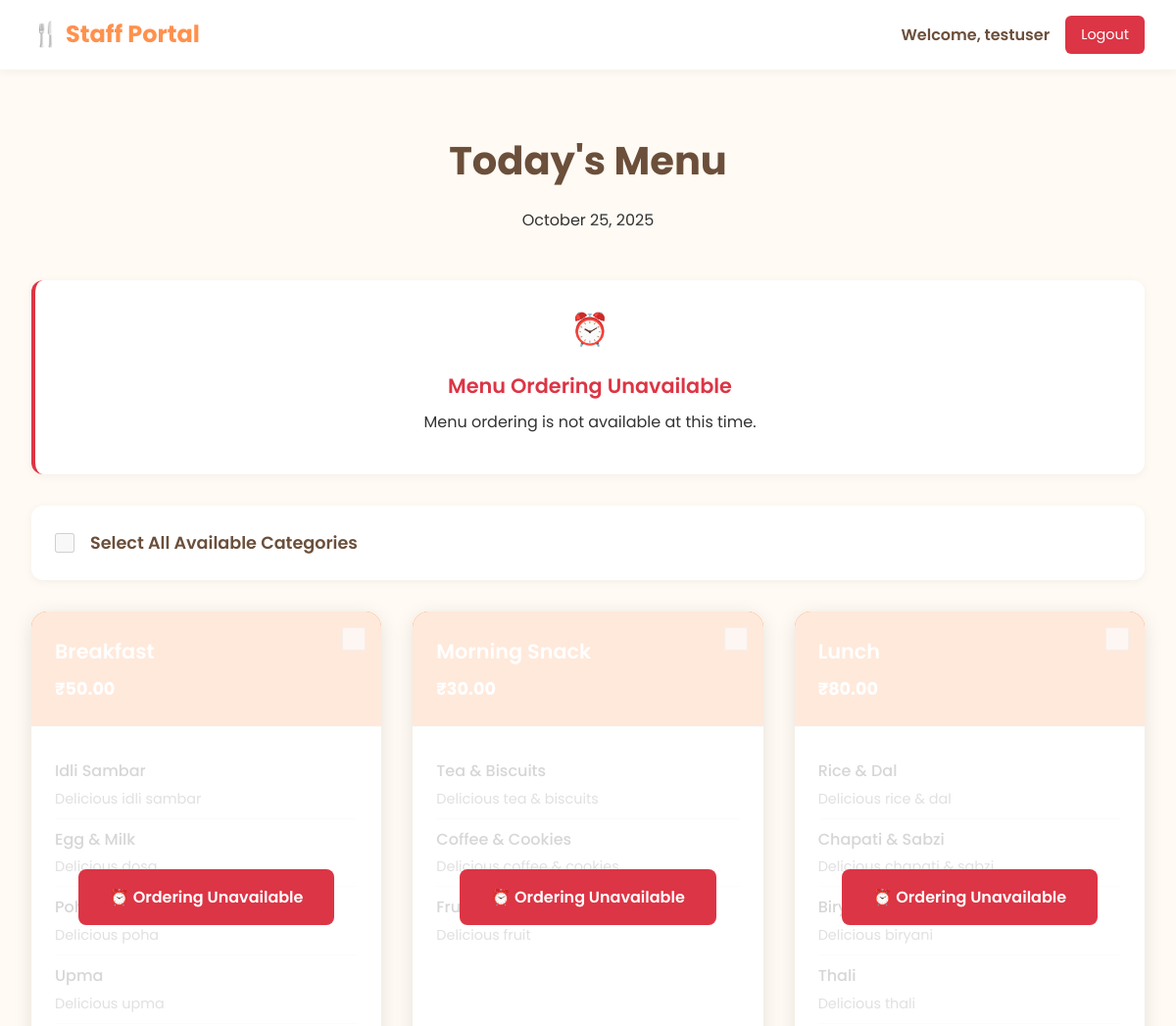
Before: /orders/menu/ (signed in, upper part) with the older database file.
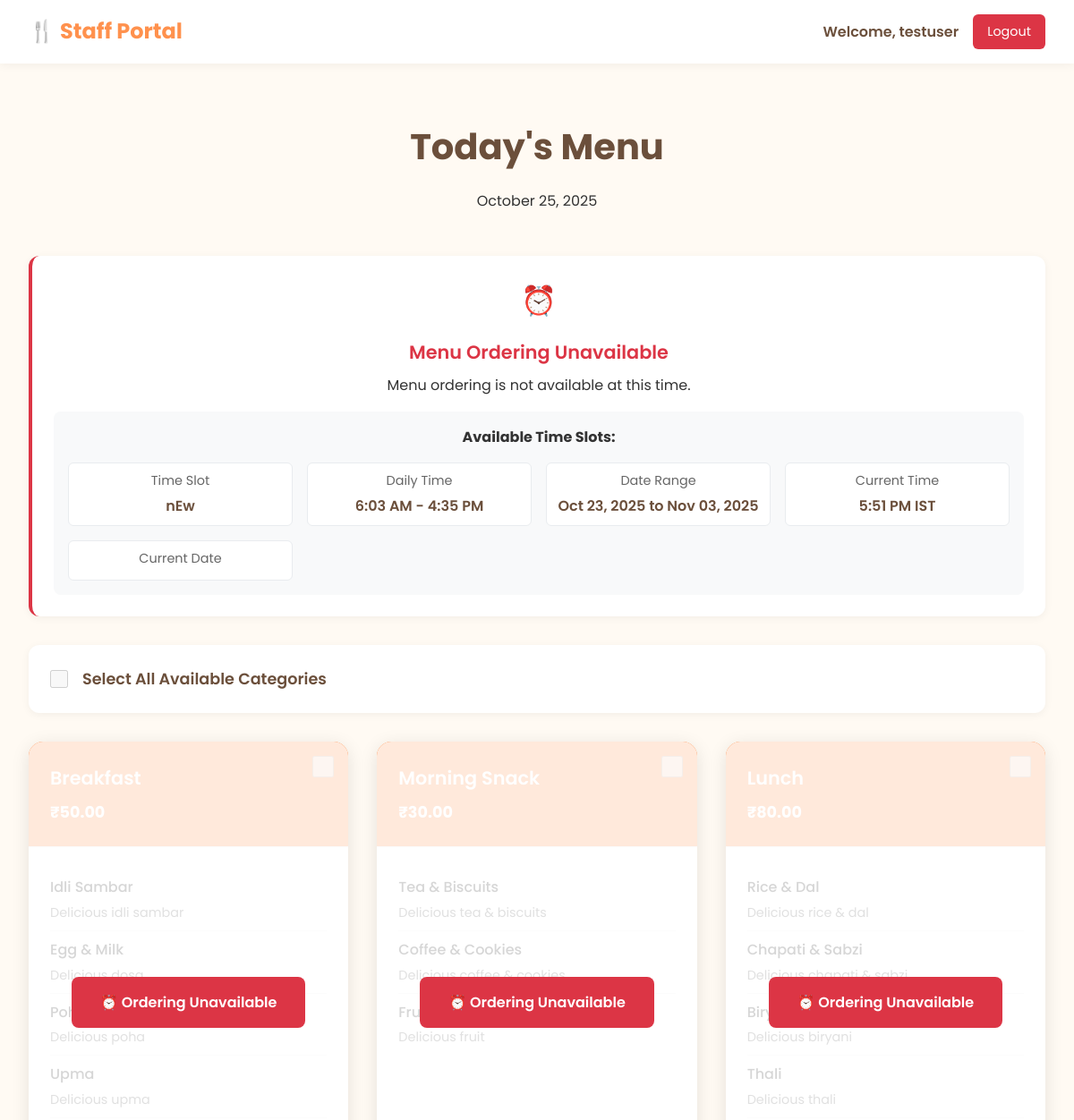
After: the same page with the newer database file.
### web/models.py (models this page shows, shortened)
class Category(models.Model):
    name = models.CharField(max_length=255)
    price = models.DecimalField(max_digits=10, decimal_places=2)
    image = models.ImageField(upload_to='category_images/', blank=True, null=True)
    is_locked = models.BooleanField(default=False)
    created_at = models.DateTimeField(auto_now_add=True)
    updated_at = models.DateTimeField(auto_now=True)
    class Meta:
        verbose_name_plural = "Categories"

class Menu(models.Model):
    category = models.ForeignKey(Category, on_delete=models.CASCADE, related_name='menus')
    name = models.CharField(max_length=255)
    description = models.TextField(blank=True, null=True)
    is_available = models.BooleanField(default=True)
    created_at = models.DateTimeField(auto_now_add=True)

class MenuTimeSlot(models.Model):
    name = models.CharField(max_length=100, help_text="Name for this time slot (e.g., 'Morning Menu', 'Lunch Menu')")
    start_date = models.DateField(help_text="Start date for menu availability")
    end_date = models.DateField(help_text="End date for menu availability")
    start_time = models.TimeField(help_text="Start time for menu availability")
    end_time = models.TimeField(help_text="End time for menu availability")
    is_active = models.BooleanField(default=True, help_text="Whether this time slot is currently active")
    created_at = models.DateTimeField(auto_now_add=True)
    updated_at = models.DateTimeField(auto_now=True)
    class Meta:
        verbose_name = "Menu Time Slot"
        verbose_name_plural = "Menu Time Slots"
        ordering = ['-created_at']

### orders/views.py (the view)
# urls.py: path('menu/', views.menu, name='menu'),
@login_required
def menu(request):
    if not hasattr(request.user, 'profile') or request.user.profile.role != 'staff':
        messages.error(request, 'Access denied.')
        return redirect('orders:login')
    from django.utils import timezone as django_timezone
    import pytz
    local_tz = pytz.timezone('Asia/Kolkata')
    now = django_timezone.now().astimezone(local_tz)
    current_date = now.date()
    current_time = now.time()
    active_time_slots = MenuTimeSlot.objects.filter(
        is_active=True,
        start_date__lte=current_date,
        end_date__gte=current_date
    )
    is_menu_available = False
    current_time_slot = None
    for time_slot in active_time_slots:
        if time_slot.start_date <= current_date <= time_slot.end_date:
            if time_slot.start_time <= current_time <= time_slot.end_time:
                is_menu_available = True
                current_time_slot = time_slot
                break
    categories = Category.objects.filter(
        is_locked=False
    ).prefetch_related('menus').filter(
        menus__is_available=True
    ).distinct()
    today = timezone.now().date()
    today_orders = Order.objects.filter(user=request.user, date=today)
    context = {
        'categories': categories,
        'today_orders': today_orders,
        'today': today,
        'is_menu_available': is_menu_available,
        'current_time_slot': current_time_slot,
        'active_time_slots': active_time_slots,
        'current_time': current_time,
    }
    return render(request, 'orders/menu.html', context)

### templates/orders/menu.html (shortened to what the changed rows need)
{% load static %}
<!DOCTYPE html>
<html lang="en">
<head>
</head>
<body>
    <main class="main">
        <div class="container">
            <h1 class="page-title">Today's Menu</h1>
            <div class="time-status {% if is_menu_available %}available{% else %}unavailable{% endif %}">
                {% if active_time_slots %}
                <div class="time-slot-info">
                    <h4>Available Time Slots:</h4>
                    <div class="time-slot-details">
                        {% for time_slot in active_time_slots %}
                        <div class="time-slot-item">
                            <div class="time-slot-label">Time Slot</div>
                            <div class="time-slot-value">{{ time_slot.name }}</div>
                        </div>
                        <div class="time-slot-item">
                            <div class="time-slot-label">Daily Time</div>
                            <div class="time-slot-value">{{ time_slot.start_time|time:"g:i A" }} - {{ time_slot.end_time|time:"g:i A" }}</div>
                        </div>
                        <div class="time-slot-item">
                            <div class="time-slot-label">Date Range</div>
                            <div class="time-slot-value">{{ time_slot.start_date|date:"M d, Y" }} to {{ time_slot.end_date|date:"M d, Y" }}</div>
                        </div>
                        <div class="time-slot-item">
                            <div class="time-slot-label">Current Time</div>
                            <div class="time-slot-value">{{ current_time|time:"g:i A" }} IST</div>
                        </div>
                        <div class="time-slot-item">
                            <div class="time-slot-label">Current Date</div>
                        </div>
                        {% endfor %}
                    </div>
                </div>
                {% endif %}
            </div>
            <div class="categories-grid">
                {% for category in categories %}
                <div class="category-card {% if category.is_locked %}locked{% endif %} {% if not is_menu_available %}menu-disabled{% endif %}" data-category-id="{{ category.id }}">
                    {% if not is_menu_available %}
                    <div class="menu-disabled-overlay">
                        <div class="menu-disabled-message">
                            ⏰ Ordering Unavailable
                        </div>
                    </div>
                    {% endif %}
                    <input type="checkbox"
                           class="category-checkbox"
                           data-category-id="{{ category.id }}"
                           data-price="{{ category.price }}"
                           {% if category.is_locked or not is_menu_available %}disabled{% endif %}>
                    <div class="category-header">
                        <h3 class="category-title">{{ category.name }}</h3>
                        <div class="category-price">₹{{ category.price }}</div>
                    </div>
                    <div class="menu-items">
                        {% for menu in category.menus.all %}
                        <div class="menu-item">
                            <div>
                                <div class="menu-item-name">{{ menu.name }}</div>
                                {% if menu.description %}
                                <div class="menu-item-description">{{ menu.description }}</div>
                                {% endif %}
                            </div>
                        </div>
                        {% empty %}
                        <div class="menu-item">
                            <div class="menu-item-name">No menu items available</div>
                        </div>
                        {% endfor %}
                    </div>
                </div>
                {% endfor %}
            </div>
            <br>
        </div>
    </main>
</body>
</html>

Changed rows visible on the page:
added MenuTimeSlot: name "nEw", start_time "6:03 AM", end_time "4:35 PM", start_date "Oct 23, 2025", end_date "Nov 03, 2025", current_time "5:51 PM"
Other visible differences:
text now shown: "Available Time Slots:"
